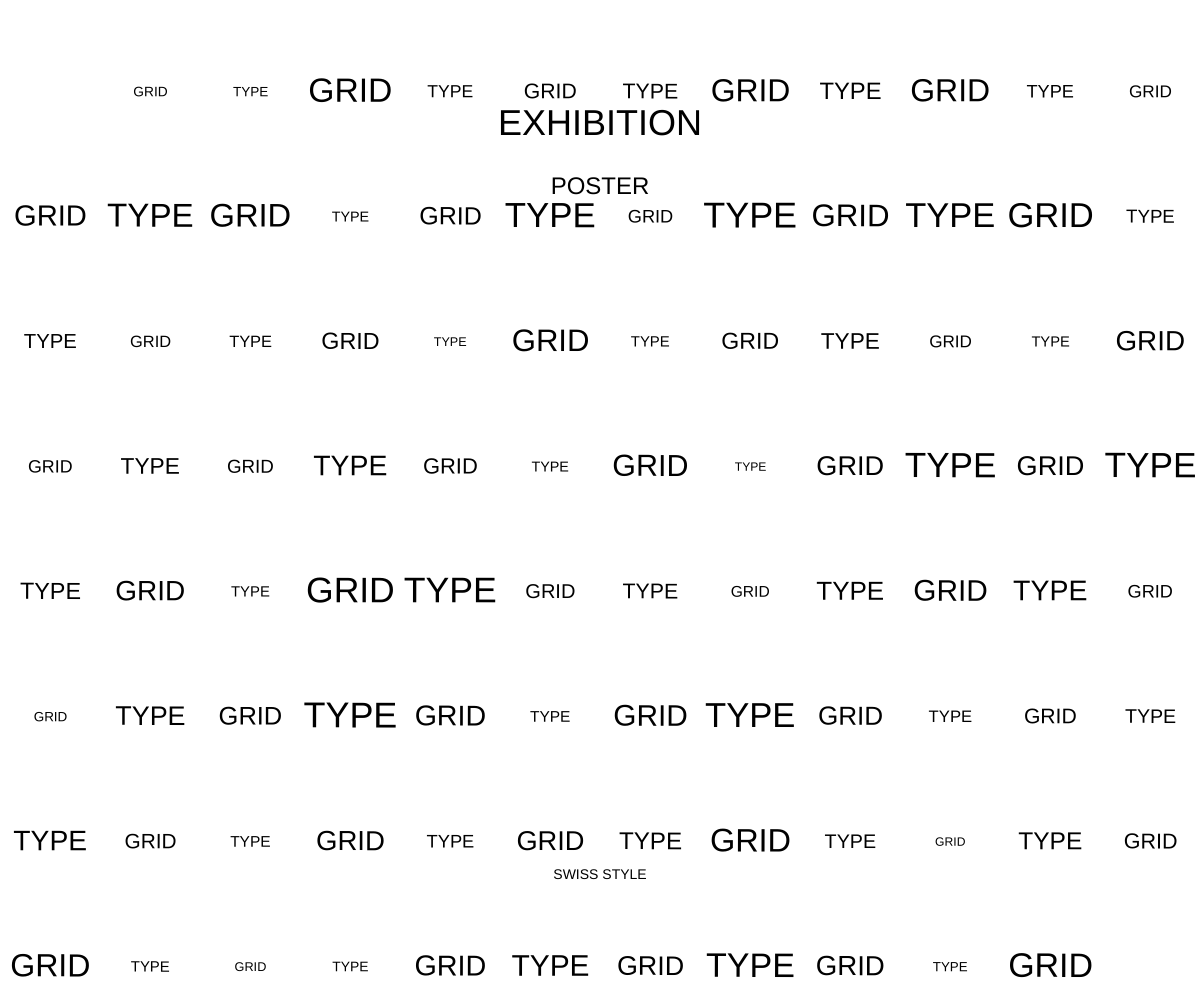
Frame 1 (no input)
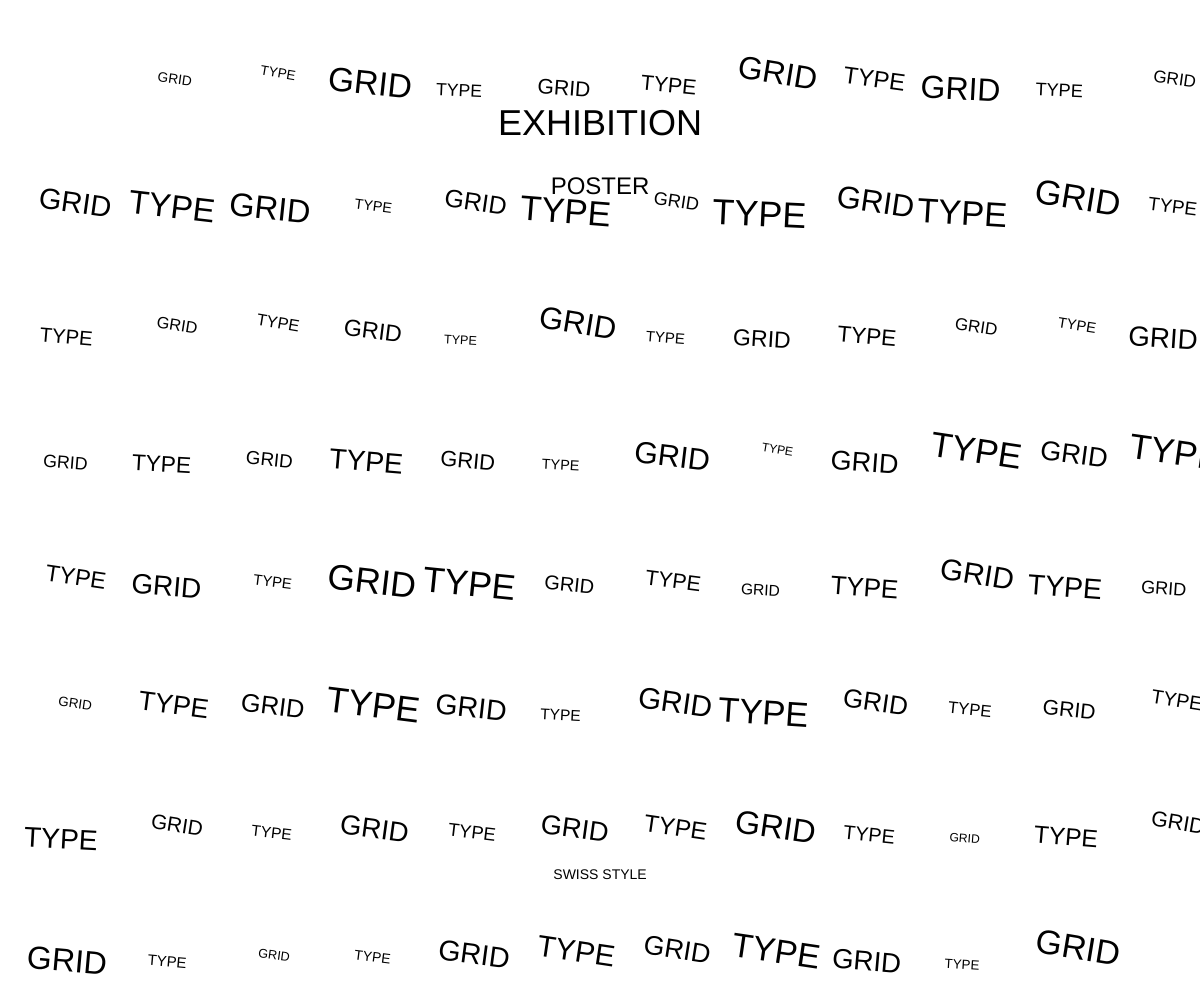
Frame 60 (no input)
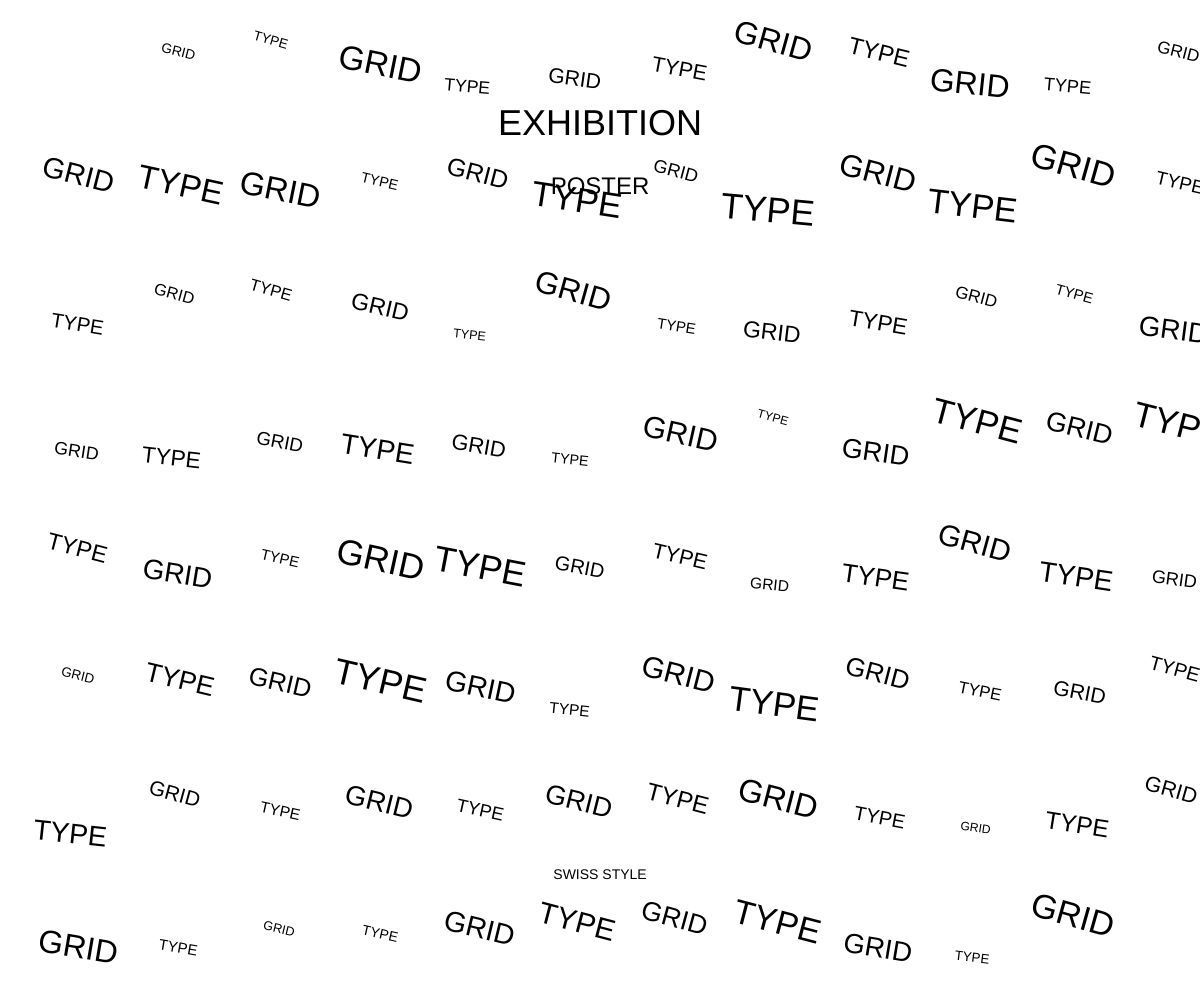
Frame 120 (the mouse pressed at the canvas centre since frame 60)

The p5.js sketch that drew these frames (run headless with seeded random() and noise() and a simulated clock; from frame 60 on, the mouse is pressed at the canvas centre):

// p5.js sketch
// ── sketch.js
function setup() {
  createCanvas(windowWidth, windowHeight);
  textAlign(CENTER, CENTER);
  textSize(24);
  textFont('Arial');
  
  // Initialize grid elements
  elements = [];
  const cols = 12;
  const rows = 8;
  const cellWidth = width / cols;
  const cellHeight = height / rows;
  
  for (let i = 0; i < cols; i++) {
    for (let j = 0; j < rows; j++) {
      if (i === 0 && j === 0) continue;
      if (i === cols - 1 && j === rows - 1) continue;
      
      const x = i * cellWidth;
      const y = j * cellHeight;
      
      elements.push({
        x: x + cellWidth/2,
        y: y + cellHeight/2,
        originalX: x + cellWidth/2,
        originalY: y + cellHeight/2,
        size: random(12, 36),
        text: (i + j) % 2 === 0 ? 'TYPE' : 'GRID',
        rotation: 0,
        phase: random(TWO_PI),
        speed: random(0.005, 0.02)
      });
    }
  }
  
  // Title elements
  titleElements = [
    { x: width/2, y: cellHeight, text: "EXHIBITION", size: 36 },
    { x: width/2, y: cellHeight * 1.5, text: "POSTER", size: 24 }
  ];
  
  // Footer elements
  footerElements = [
    { x: width/2, y: height - cellHeight, text: "SWISS STYLE", size: 14 }
  ];
}

function draw() {
  background(255);
  
  // Apply organic motion to elements
  for (let element of elements) {
    // Create flowing movement with sine wave
    const time = frameCount * element.speed;
    element.x = element.originalX + sin(time) * 30;
    element.y = element.originalY + cos(time) * 30;
    element.rotation = sin(time * 0.5) * 0.3;
    
    // Draw the element
    fill(0);
    textSize(element.size);
    push();
    translate(element.x, element.y);
    rotate(element.rotation);
    text(element.text, 0, 0);
    pop();
  }
  
  // Draw title elements
  for (let element of titleElements) {
    fill(0);
    textSize(element.size);
    text(element.text, element.x, element.y);
  }
  
  // Draw footer elements
  for (let element of footerElements) {
    fill(0);
    textSize(element.size);
    text(element.text, element.x, element.y);
  }
}

function windowResized() {
  resizeCanvas(windowWidth, windowHeight);
}
